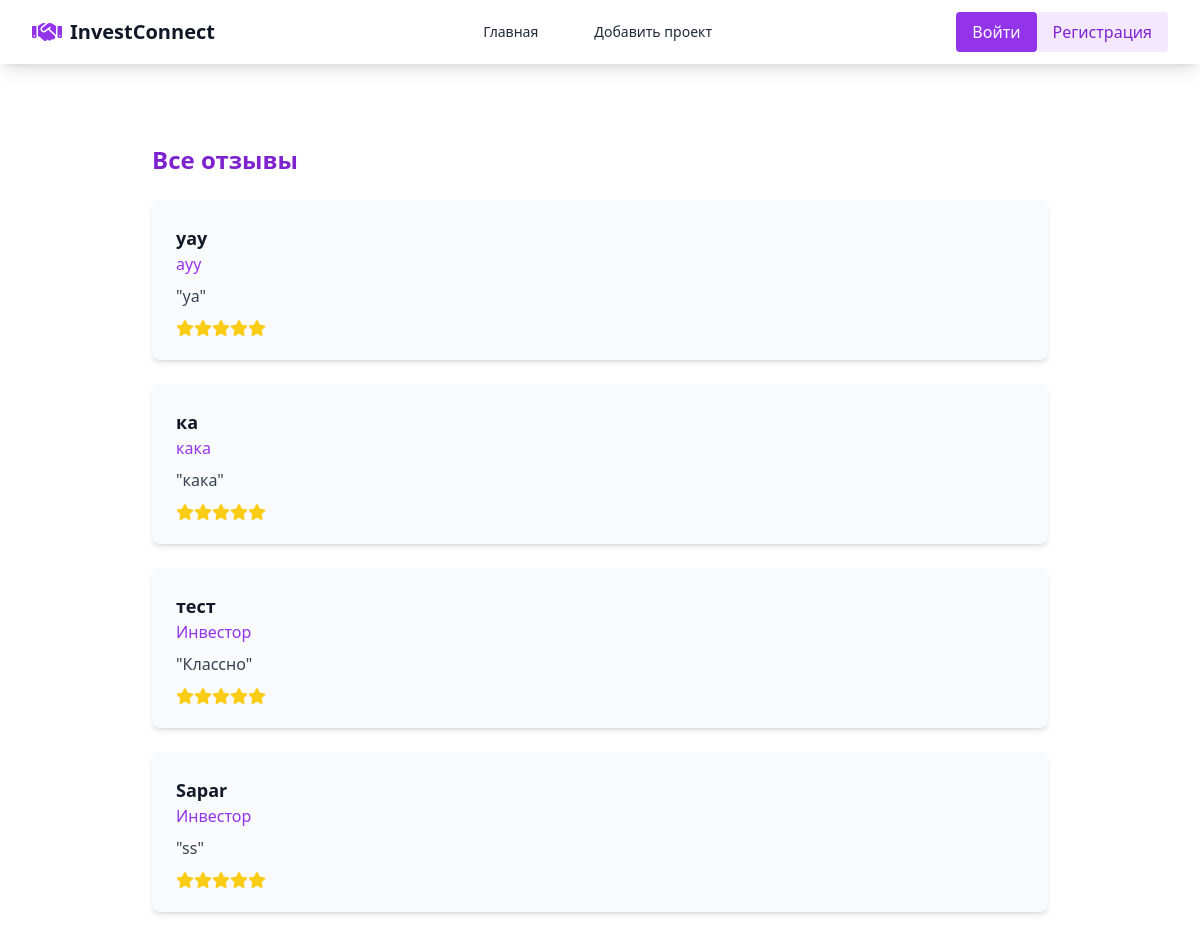
The app's page /reviews/ with its own data.
### index/models.py (models this page shows, shortened)
class Feedback(models.Model):
    user = models.ForeignKey(User, on_delete=models.SET_NULL, null=True, blank=True)
    name = models.CharField(max_length=100)
    role = models.CharField(max_length=100, blank=True)
    message = models.TextField()
    rating = models.PositiveSmallIntegerField(default=5)
    created_at = models.DateTimeField(auto_now_add=True)

### index/views.py (the view)
# urls.py: path('reviews/', views.all_reviews, name='all_reviews'),       # просмотр отзывов
def all_reviews(request):
    feedbacks = Feedback.objects.order_by('-created_at')
    return render(request, 'all_reviews.html', {'feedbacks': feedbacks})

### templates/all_reviews.html (shortened to what this page needs)
{% extends 'base.html' %}
{% block content %}
<div class="max-w-4xl mx-auto py-10">
    <h1 class="text-2xl font-bold text-purple-700 mb-6">Все отзывы</h1>
    <div class="space-y-6">
        {% for feedback in feedbacks %}
            <div class="bg-gray-50 p-6 rounded-lg shadow shadow-md">
                <h3 class="text-lg font-bold text-gray-900">{{ feedback.name }}</h3>
                <p class="text-purple-600">{{ feedback.role }}</p>
                <p class="mt-2 text-gray-700">"{{ feedback.message }}"</p>
                <div class="mt-3 flex text-yellow-400">
                    {% for i in "12345" %}
                        {% if forloop.counter <= feedback.rating %}
                            <i class="fas fa-star"></i>
                        {% else %}
                            <i class="far fa-star"></i>
                        {% endif %}
                    {% endfor %}
                </div>
            </div>
        {% empty %}
            <p class="text-gray-500">Пока отзывов нет.</p>
        {% endfor %}
    </div>
</div>
{% endblock %}

### templates/base.html (shortened to what this page needs)
<!DOCTYPE html>
<html lang="ru">
<head>
    <script src="https://cdn.tailwindcss.com"></script>
    <link rel="stylesheet" href="https://cdnjs.cloudflare.com/ajax/libs/font-awesome/6.4.0/css/all.min.css">
</head>
<body class="font-sans antialiased text-gray-800">
    <nav class="bg-white shadow-lg">
        <div class="max-w-7xl mx-auto px-4 sm:px-6 lg:px-8">
            <div class="flex justify-between h-16">
                <div class="flex items-center">
                    <div class="flex-shrink-0 flex items-center">
                        <i class="fas fa-handshake text-purple-600 text-2xl mr-2"></i>
                        <span class="text-xl font-bold text-gray-900">InvestConnect</span>
                    </div>
                </div>
                <div class="hidden md:ml-6 md:flex md:items-center md:space-x-8">
                    <a href="{% url 'index' %}" class="animated-underline px-3 py-2 text-sm font-medium">Главная</a>
                    <a href="{% url 'new_project' %}" class="animated-underline px-3 py-2 text-sm font-medium">Добавить проект</a>
                </div>
                <div class="flex items-center">
{% if user.is_authenticated %}
    {% if user.usersubscription.is_pro %}
        <span class="text-green-600 font-semibold">У вас PRO-версия</span>
    {% else %}
        <a href="{% url 'plan_detail' %}" class="px-4 py-2 bg-purple-600 text-white rounded">Купить PRO</a>
    {% endif %}
    <form method="post" action="{% url 'logout' %}" class="inline">
        {% csrf_token %}
        <button type="submit" class="ml-2 px-4 py-2 bg-red-500 text-white rounded">Выйти</button>
    </form>
{% else %}
    <a href="{% url 'account' %}" class="px-4 py-2 bg-purple-600 text-white rounded">Войти</a>
    <a href="{% url 'account' %}" class="px-4 py-2 bg-purple-100 text-purple-700 rounded">Регистрация</a>
{% endif %}
                </div>
            </div>
        </div>
    </nav>
    <main class="py-10">
        <div class="max-w-7xl mx-auto sm:px-6 lg:px-8">
            {% block content %}
            {% endblock %}
        </div>
    </main>
</body>
</html>

### templates/base.html (style rules this page uses)
.animated-underline { position: relative; display: inline-block; }
.animated-underline::after { content: ''; position: absolute; width: 0; height: 2px; bottom: 0; left: 0; background-color: #7c3aed; transition: width 0.3s ease; }

### records on screen
Feedback: name "уау", role "ауу", message "уа", rating 5 (drawn)
Feedback: name "ка", role "кака", message "кака", rating 5 (drawn)
Feedback: name "тест", role "Инвестор", message "Классно", rating 5 (drawn)
Feedback: name "Sapar", role "Инвестор", message "ss", rating 5 (drawn)
